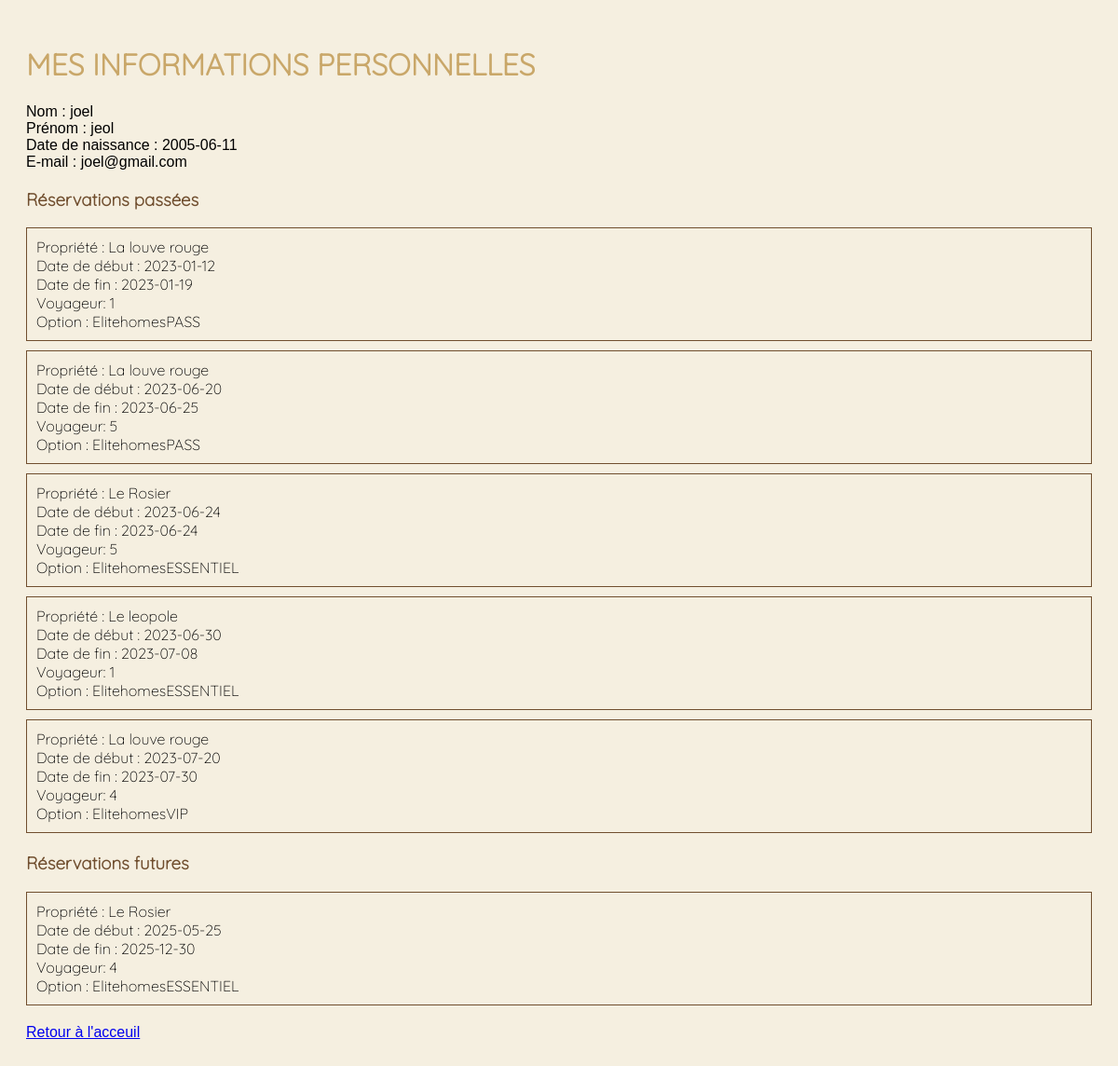
Page /Projet_Production_Site_Immobilier_Elitehomes/production_groupe_10/infouser.php (signed in) on the committed database.
### tables this page shows
CREATE TABLE IF NOT EXISTS `users` (
  `id` int(11) NOT NULL AUTO_INCREMENT,
  `name` varchar(255) NOT NULL,
  `first_name` varchar(255) NOT NULL,
  `mail` varchar(255) NOT NULL,
  `password` varchar(255) NOT NULL,
  `phone` int(50) NOT NULL,
  `gender` varchar(255) NOT NULL,
  `roles` enum('client','entretien','admin','superadmin') NOT NULL DEFAULT 'client',
  `birthday` date DEFAULT NULL,
  `status` enum('activé','désactivé') NOT NULL DEFAULT 'activé',
  PRIMARY KEY (`id`)
);

CREATE TABLE IF NOT EXISTS `reservations` (
  `id` int(11) NOT NULL AUTO_INCREMENT,
  `properties_id` int(11) DEFAULT NULL,
  `users_id` int(11) DEFAULT NULL,
  `starts_at` date DEFAULT NULL,
  `ends_at` date DEFAULT NULL,
  `type` varchar(255) DEFAULT NULL,
  `properties_name` varchar(255) DEFAULT NULL,
  `passenger` varchar(50) NOT NULL,
  `option` text NOT NULL,
  PRIMARY KEY (`id`),
  KEY `properties_id` (`properties_id`),
  KEY `users_id` (`users_id`)
);

### Projet_Production_Site_Immobilier_Elitehomes/production_groupe_10/infouser.php (the view, shortened to what this page needs)
<?php
$pdo = new PDO("mysql:host=localhost:3306;dbname=elitehomes", "root", "");
function infoclient($pdo){
    $userId = $_SESSION['id'];
    $recupinfoclient = $pdo->prepare("
    SELECT *
    FROM `users`
    WHERE id = :id
    ");
    $recupinfoclient->execute([
        ":id" => $userId
    ]);
    $datainfo = $recupinfoclient->fetch(PDO::FETCH_ASSOC);
    if ($datainfo) {
        echo "Nom : " . $datainfo["name"] . "<br>";
        echo "Prénom : " . $datainfo["first_name"] . "<br>";
        echo "Date de naissance : " . $datainfo["birthday"] . "<br>";
        echo "E-mail : " . $datainfo["mail"] . "<br>";
    } else {
        echo "Client introuvable.";
    }
}
function showreservation($pdo){
    $userId = $_SESSION['id'];
    $recupresaclient = $pdo->prepare("
    SELECT *
    FROM `reservations`
    WHERE users_id = :id
    ORDER BY
    CASE
        WHEN ends_at < CURDATE() THEN 1  -- Réservations passées
        WHEN starts_at <= CURDATE() AND ends_at >= CURDATE() THEN 2  -- Réservations en cours
        ELSE 3  -- Réservations futures
    END,
    starts_at ASC  -- Trier par date de début croissante
");
    $recupresaclient->execute([
        ":id" => $userId
    ]);
    $dataresa = $recupresaclient->fetchAll(PDO::FETCH_ASSOC);
    if (!empty($dataresa)) {
        $reservationsEnCours = array();
        $reservationsPassees = array();
        $reservationsFutures = array();
        foreach ($dataresa as $reservation) {
            if ($reservation["ends_at"] < date("Y-m-d")) {
                $reservationsPassees[] = $reservation;
            } elseif ($reservation["starts_at"] <= date("Y-m-d") && $reservation["ends_at"] >= date("Y-m-d")) {
                $reservationsEnCours[] = $reservation;
            } else {
                $reservationsFutures[] = $reservation;
            }
        }
    if (!empty($reservationsPassees)) {
        echo '<div class="reservation-group">
                <h3>Réservations passées</h3>';
        foreach ($reservationsPassees as $reservation) {
            echo '<div class="reservation">
                    Propriété : ' . $reservation["properties_name"] . '<br>
                    Date de début : ' . $reservation["starts_at"] . '<br>
                    Date de fin : ' . $reservation["ends_at"] . '<br>
                    Voyageur: ' . $reservation["passenger"] . '<br>
                    Option : ' . $reservation["option"] . '<br>
                  </div>';
        }
        echo '</div>';
    }
    if (!empty($reservationsFutures)) {
        echo '<div class="reservation-group">
                <h3>Réservations futures</h3>';
        foreach ($reservationsFutures as $reservation) {
            echo '<div class="reservation">
                    Propriété : ' . $reservation["properties_name"] . '<br>
                    Date de début : ' . $reservation["starts_at"] . '<br>
                    Date de fin : ' . $reservation["ends_at"] . '<br>
                    Voyageur: ' . $reservation["passenger"] . '<br>
                    Option : ' . $reservation["option"] . '<br>
                  </div>';
        }
        echo '</div>';
    }
} else {
    echo "Aucune réservation trouvée.";
}
}
?>
<!DOCTYPE html>
<html lang="en">
<head>
    <link rel="stylesheet" href="./css/info.css">
</head>
<h1>MES INFORMATIONS PERSONNELLES</h1>
<body>
        <?php
        echo infoclient($pdo);
        echo showreservation($pdo);
        echo "<a href='./listproprieties.php'>Retour à l'acceuil</a>";
         ?>
</body>
</html>

### Projet_Production_Site_Immobilier_Elitehomes/production_groupe_10/css/info.css (style rules this page uses)
body { background-color: #F5EFE0; color: #000000; font-family: Arial, sans-serif; padding: 20px; }
h1 { color: #C9A769; font-family:'container'; }
.reservation-group { margin-bottom: 20px; font-family:'container'; }
.reservation-group h3 { color: #704E2E; font-family:'container'; }
.reservation { border: 1px solid #704E2E; padding: 10px; margin-bottom: 10px; font-family:'container'; }

### rows in the picture
users: name "joel", first_name "jeol", birthday "2005-06-11", mail "joel@gmail.com"
reservations: properties_name "La louve rouge", starts_at "2023-01-12", ends_at "2023-01-19", passenger "1", option "ElitehomesPASS"
reservations: properties_name "La louve rouge", starts_at "2023-06-20", ends_at "2023-06-25", passenger "5", option "ElitehomesPASS"
reservations: properties_name "Le Rosier", starts_at "2023-06-24", ends_at "2023-06-24", passenger "5", option "ElitehomesESSENTIEL"
reservations: properties_name "Le leopole", starts_at "2023-06-30", ends_at "2023-07-08", passenger "1", option "ElitehomesESSENTIEL"
reservations: properties_name "La louve rouge", starts_at "2023-07-20", ends_at "2023-07-30", passenger "4", option "ElitehomesVIP"
reservations: properties_name "Le Rosier", starts_at "2025-05-25", ends_at "2025-12-30", passenger "4", option "ElitehomesESSENTIEL"
